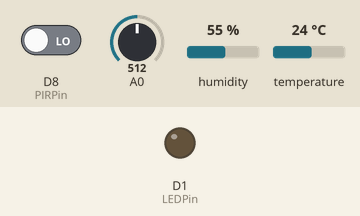
This sketch was run on a simulated ESP8266 (NodeMCU). Parts: output pins drawn as LEDs (lit = HIGH). The inputs (shaded band) are chosen by the test bench; at power-on: D8 (PIRPin) LOW, A0 = 512, humidity 55 %, temperature 24 °C. WiFi joins after 1.5 s; servers stay silent unless stated; what the sketch prints to the serial monitor is not drawn.

Above: at 2.7 s.
2.8 s: D8 (PIRPin) driven HIGH
At 3.8 s:
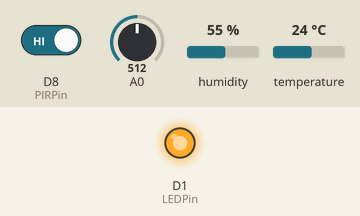
7.1 s: D8 (PIRPin) driven LOW
At 10.1 s:
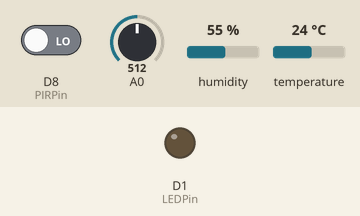
Timing chart, 0 to 11.6 s (numbered marks = the images above; inputs shaded):
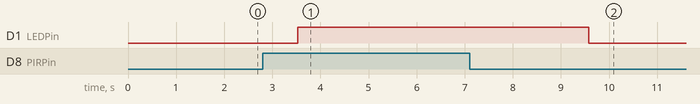

Measured:
- after the input at 2.8 s, D1 (LEDPin): LOW → HIGH after 0.73 s
- after the input at 7.1 s, D1 (LEDPin): HIGH → LOW after 2.5 s

The sketch:

proyecto_final_2.0.ino
```cpp
#include <DHT.h>
#include <ESP8266WiFi.h>

char ssid[] = "Demonic";
char password[] = "1234cinco678nueve";

// CONSTRUCTOR DEL OBJETO DHT RECIBE EL PIN EN EL QUE SE CONECTA EL SENSOR
// Y TAMBIEN RECIBE EL TIPO DE SENSOR QUE VAMOS A CONECTAR
DHT dht(D7, DHT11);

const int LEDPin = D1;        // pin para el LED
const int PIRPin = D8;         // pin de entrada (for PIR sensor)

int pirState = LOW;           // de inicio no hay movimiento
int val = 0;


void setup() {
   Serial.begin(9600);
  Serial.println("Wifi test!");

  WiFi.begin(ssid, password);
  while (WiFi.status() != WL_CONNECTED) {
    Serial.print(".");
    delay(500);
  }

  Serial.println("");
  Serial.println("WiFi connected");
  Serial.println(WiFi.localIP());


  // CONFIGURAR PINES DE ENTRADA Y SALIDA
  pinMode(LEDPin, OUTPUT);
  pinMode(PIRPin, INPUT);
  // PREPARAR LA COMUNICACION SERIAL
  Serial.begin(9600);


  // PREPARAR LA LIBRERIA PARA COMUNICARSE CON EL SENSOR
  dht.begin();
}

void loop() {
  temperatura();

  movimiento();

  suelohumedad();
}

void temperatura(){
   // ESPERAR ENTRE MEDICIONES, NECESARIO PARA EL BUEN FUNCIONAMIENTO
  delay(2000);

  // LEER LA HUMEDAD USANDO EL METRODO READHUMIDITY
  float h = dht.readHumidity();
  // LEER LA TEMPERATURA USANDO EL METRODO READTEMPERATURE
  float t = dht.readTemperature();

  // REVISAR QUE LOS RESULTADOS SEAN VALORES NUMERICOS VALIDOS, INDICANDO QUE LA COMUNICACION ES CORRECTA
  if (isnan(h) || isnan(t)) {
    Serial.println("Falla al leer el sensor DHT11!");
    return;
  }

  // IMPRIMIR RESULTADO AL MONITOR SERIAL
  Serial.print("Humedad ambiente: ");
  Serial.print(h);
  Serial.print(" % ");
  Serial.print("Temperatura: ");
  Serial.print(t);
  Serial.println(" *C");
}


void movimiento(){
  val = digitalRead(PIRPin);
   if (val == HIGH)   //si está activado
   {
      digitalWrite(LEDPin, HIGH);  //LED ON
      if (pirState == LOW)  //si previamente estaba apagado
      {
        Serial.println("Sensor activado");
        pirState = HIGH;
      }
   }
   else   //si esta desactivado
   {
      digitalWrite(LEDPin, LOW); // LED OFF
      if (pirState == HIGH)  //si previamente estaba encendido
      {
        Serial.println("Sensor parado");
        pirState = LOW;
      }
   }
}

void suelohumedad(){
   int lectura = analogRead(A0);

     delay(1000);

   //Convirtiendo a Porcentaje
   int lecturaPorcentaje = map(lectura, 1023, 0, 0, 100);

   Serial.print("La Humedad del suelo es del: ");
   Serial.print(lecturaPorcentaje);
   Serial.println("%");
}
```
